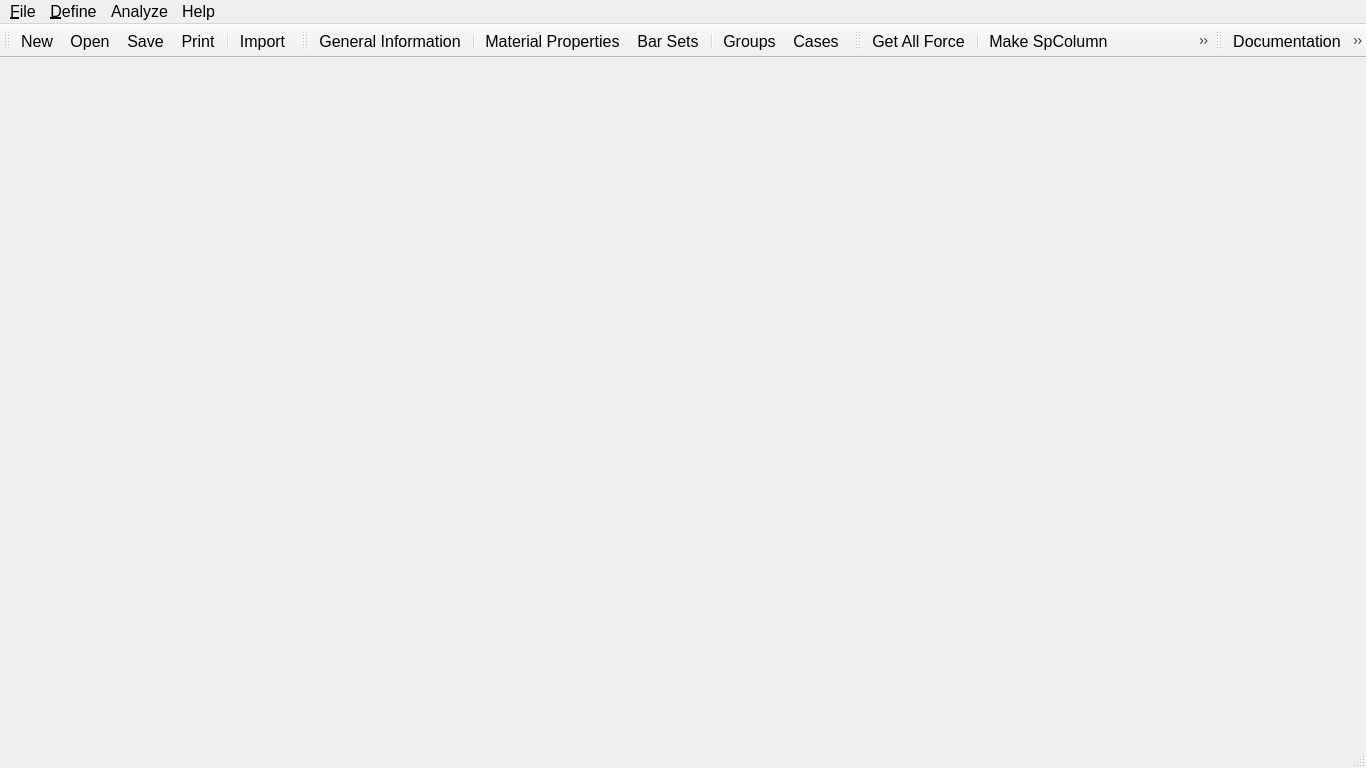
<?xml version="1.0" encoding="UTF-8"?>
<ui version="4.0">
 <class>MainWindow</class>
 <widget class="QMainWindow" name="MainWindow">
  <property name="geometry">
   <rect>
    <x>0</x>
    <y>0</y>
    <width>1366</width>
    <height>768</height>
   </rect>
  </property>
  <property name="minimumSize">
   <size>
    <width>1366</width>
    <height>768</height>
   </size>
  </property>
  <property name="font">
   <font>
    <pointsize>12</pointsize>
   </font>
  </property>
  <property name="windowTitle">
   <string>SP-editor</string>
  </property>
  <property name="iconSize">
   <size>
    <width>24</width>
    <height>24</height>
   </size>
  </property>
  <property name="toolButtonStyle">
   <enum>Qt::ToolButtonStyle::ToolButtonIconOnly</enum>
  </property>
  <widget class="QWidget" name="centralwidget"/>
  <widget class="QMenuBar" name="menubar">
   <property name="geometry">
    <rect>
     <x>0</x>
     <y>0</y>
     <width>1366</width>
     <height>33</height>
    </rect>
   </property>
   <widget class="QMenu" name="menu_File">
    <property name="font">
     <font>
      <pointsize>12</pointsize>
     </font>
    </property>
    <property name="title">
     <string>&amp;File</string>
    </property>
    <addaction name="action_New"/>
    <addaction name="action_Open"/>
    <addaction name="separator"/>
    <addaction name="action_Save"/>
    <addaction name="separator"/>
    <addaction name="a_ImportEtabs"/>
    <addaction name="separator"/>
    <addaction name="a_Print"/>
    <addaction name="separator"/>
    <addaction name="action_Quit"/>
   </widget>
   <widget class="QMenu" name="m_Define">
    <property name="font">
     <font>
      <pointsize>12</pointsize>
     </font>
    </property>
    <property name="title">
     <string>&amp;Define</string>
    </property>
    <addaction name="a_GeneralInfor"/>
    <addaction name="separator"/>
    <addaction name="a_MaterialProp"/>
    <addaction name="a_BarSet"/>
    <addaction name="separator"/>
    <addaction name="a_Groups"/>
    <addaction name="a_Cases"/>
   </widget>
   <widget class="QMenu" name="m_Analyze">
    <property name="font">
     <font>
      <pointsize>12</pointsize>
     </font>
    </property>
    <property name="title">
     <string>Analyze</string>
    </property>
    <addaction name="a_GetAllForce"/>
    <addaction name="a_MakeSPcolumn"/>
    <addaction name="a_BatchProcessor"/>
   </widget>
   <widget class="QMenu" name="menuHelp">
    <property name="font">
     <font>
      <pointsize>12</pointsize>
     </font>
    </property>
    <property name="title">
     <string>Help</string>
    </property>
    <addaction name="a_Doc"/>
    <addaction name="separator"/>
    <addaction name="a_About"/>
   </widget>
   <addaction name="menu_File"/>
   <addaction name="m_Define"/>
   <addaction name="m_Analyze"/>
   <addaction name="menuHelp"/>
  </widget>
  <widget class="QStatusBar" name="statusbar"/>
  <widget class="QToolBar" name="tb_File">
   <property name="windowTitle">
    <string>File</string>
   </property>
   <attribute name="toolBarArea">
    <enum>TopToolBarArea</enum>
   </attribute>
   <attribute name="toolBarBreak">
    <bool>false</bool>
   </attribute>
   <addaction name="action_New"/>
   <addaction name="action_Open"/>
   <addaction name="action_Save"/>
   <addaction name="a_Print"/>
   <addaction name="separator"/>
   <addaction name="a_ImportEtabs"/>
  </widget>
  <widget class="QToolBar" name="tb_Define">
   <property name="windowTitle">
    <string>Define</string>
   </property>
   <attribute name="toolBarArea">
    <enum>TopToolBarArea</enum>
   </attribute>
   <attribute name="toolBarBreak">
    <bool>false</bool>
   </attribute>
   <addaction name="a_GeneralInfor"/>
   <addaction name="separator"/>
   <addaction name="a_MaterialProp"/>
   <addaction name="a_BarSet"/>
   <addaction name="separator"/>
   <addaction name="a_Groups"/>
   <addaction name="a_Cases"/>
  </widget>
  <widget class="QToolBar" name="tb_Analyze">
   <property name="windowTitle">
    <string>Analyze</string>
   </property>
   <attribute name="toolBarArea">
    <enum>TopToolBarArea</enum>
   </attribute>
   <attribute name="toolBarBreak">
    <bool>false</bool>
   </attribute>
   <addaction name="a_GetAllForce"/>
   <addaction name="separator"/>
   <addaction name="a_MakeSPcolumn"/>
   <addaction name="a_BatchProcessor"/>
  </widget>
  <widget class="QToolBar" name="tb_Help">
   <property name="windowTitle">
    <string>Help</string>
   </property>
   <attribute name="toolBarArea">
    <enum>TopToolBarArea</enum>
   </attribute>
   <attribute name="toolBarBreak">
    <bool>false</bool>
   </attribute>
   <addaction name="a_Doc"/>
   <addaction name="a_About"/>
  </widget>
  <action name="action_New">
   <property name="icon">
    <iconset theme="document-new"/>
   </property>
   <property name="text">
    <string>&amp;New</string>
   </property>
   <property name="font">
    <font>
     <pointsize>12</pointsize>
    </font>
   </property>
   <property name="shortcut">
    <string>Ctrl+N</string>
   </property>
  </action>
  <action name="action_Open">
   <property name="icon">
    <iconset theme="document-open"/>
   </property>
   <property name="text">
    <string>&amp;Open</string>
   </property>
   <property name="font">
    <font>
     <pointsize>12</pointsize>
    </font>
   </property>
   <property name="shortcut">
    <string>Ctrl+O</string>
   </property>
  </action>
  <action name="action_Save">
   <property name="icon">
    <iconset theme="document-save"/>
   </property>
   <property name="text">
    <string>&amp;Save</string>
   </property>
   <property name="font">
    <font>
     <pointsize>12</pointsize>
    </font>
   </property>
   <property name="shortcut">
    <string>Ctrl+S</string>
   </property>
  </action>
  <action name="action_Quit">
   <property name="icon">
    <iconset theme="window-close"/>
   </property>
   <property name="text">
    <string>&amp;Quit</string>
   </property>
   <property name="font">
    <font>
     <pointsize>12</pointsize>
    </font>
   </property>
   <property name="shortcut">
    <string>Ctrl+Q</string>
   </property>
  </action>
  <action name="a_GeneralInfor">
   <property name="icon">
    <iconset theme="document-properties"/>
   </property>
   <property name="text">
    <string>&amp;General Information</string>
   </property>
  </action>
  <action name="a_Groups">
   <property name="icon">
    <iconset resource="../../../icons/icons.qrc">
     <normaloff>:/Btn/Group_edit.png</normaloff>:/Btn/Group_edit.png</iconset>
   </property>
   <property name="text">
    <string>&amp;Groups</string>
   </property>
   <property name="shortcut">
    <string>Ctrl+G</string>
   </property>
  </action>
  <action name="a_Cases">
   <property name="icon">
    <iconset resource="../../../icons/icons.qrc">
     <normaloff>:/Btn/Calculation_Case.png</normaloff>:/Btn/Calculation_Case.png</iconset>
   </property>
   <property name="text">
    <string>Cases</string>
   </property>
  </action>
  <action name="a_GetAllForce">
   <property name="icon">
    <iconset resource="../../../icons/icons.qrc">
     <normaloff>:/Btn/Force.png</normaloff>:/Btn/Force.png</iconset>
   </property>
   <property name="text">
    <string>Get All Force</string>
   </property>
  </action>
  <action name="a_MakeSPcolumn">
   <property name="icon">
    <iconset resource="../../../icons/icons.qrc">
     <normaloff>:/Btn/spcolumn-icon.png</normaloff>:/Btn/spcolumn-icon.png</iconset>
   </property>
   <property name="text">
    <string>Make SpColumn</string>
   </property>
  </action>
  <action name="a_BatchProcessor">
   <property name="icon">
    <iconset resource="../../../icons/icons.qrc">
     <normaloff>:/Btn/parallel.png</normaloff>:/Btn/parallel.png</iconset>
   </property>
   <property name="text">
    <string>Batch Processor</string>
   </property>
  </action>
  <action name="a_Doc">
   <property name="icon">
    <iconset theme="help-browser"/>
   </property>
   <property name="text">
    <string>Documentation</string>
   </property>
   <property name="shortcut">
    <string>F1</string>
   </property>
  </action>
  <action name="a_About">
   <property name="icon">
    <iconset theme="help-about"/>
   </property>
   <property name="text">
    <string>About SP-editor</string>
   </property>
  </action>
  <action name="a_ImportEtabs">
   <property name="icon">
    <iconset resource="../../../icons/icons.qrc">
     <normaloff>:/Btn/etabs logo.png</normaloff>:/Btn/etabs logo.png</iconset>
   </property>
   <property name="text">
    <string>Import</string>
   </property>
   <property name="font">
    <font>
     <pointsize>12</pointsize>
    </font>
   </property>
   <property name="shortcut">
    <string>Ctrl+E</string>
   </property>
  </action>
  <action name="a_Print">
   <property name="icon">
    <iconset theme="document-print"/>
   </property>
   <property name="text">
    <string>Print</string>
   </property>
   <property name="font">
    <font>
     <pointsize>12</pointsize>
    </font>
   </property>
   <property name="shortcut">
    <string>Ctrl+P</string>
   </property>
  </action>
  <action name="a_MaterialProp">
   <property name="icon">
    <iconset resource="../../../icons/icons.qrc">
     <normaloff>:/Btn/material_icon.png</normaloff>:/Btn/material_icon.png</iconset>
   </property>
   <property name="text">
    <string>&amp;Material Properties</string>
   </property>
   <property name="font">
    <font>
     <pointsize>12</pointsize>
    </font>
   </property>
  </action>
  <action name="a_BarSet">
   <property name="icon">
    <iconset resource="../../../icons/icons.qrc">
     <normaloff>:/Btn/rebar_icon.png</normaloff>:/Btn/rebar_icon.png</iconset>
   </property>
   <property name="text">
    <string>Bar Sets</string>
   </property>
   <property name="font">
    <font>
     <pointsize>12</pointsize>
    </font>
   </property>
  </action>
 </widget>
 <resources>
  <include location="../../../icons/icons.qrc"/>
 </resources>
 <connections/>
</ui>
